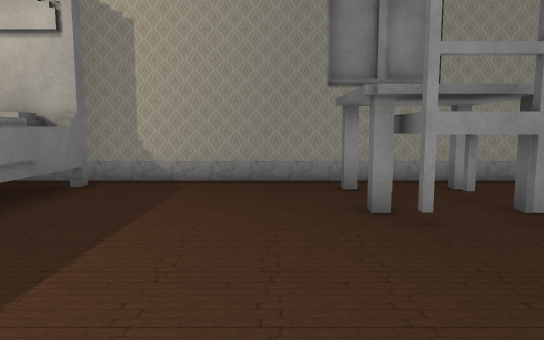
View 1 (above)

19 first-person views from a walk through a Unity game level. The camera is 1.3 m above the floor, tilts 6° down and sees 70° across. The floor is counted in squares, 1 m on a side. Each view is taken from the middle of a square. On the plan, view 1 faces up. The plan holds only what a view shows up to about 16 squares ahead; the rest is blank. The player is left out. Some animated figures are not drawn. Some surface patterns are stand-ins.

View 2
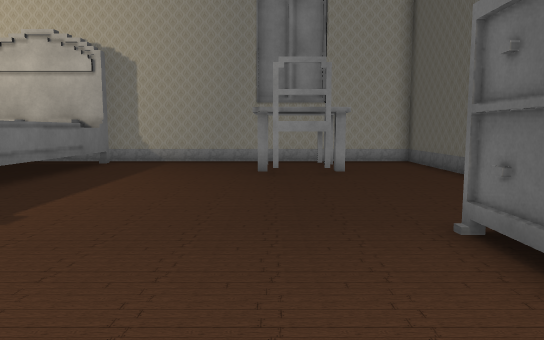

View 3
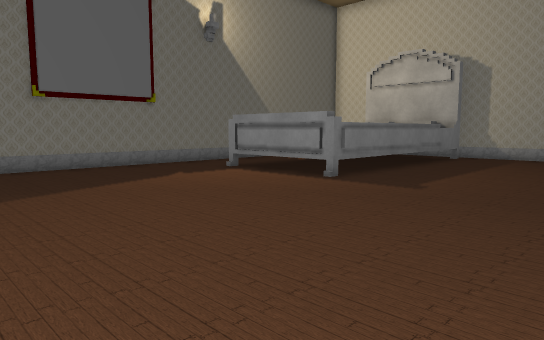

View 4
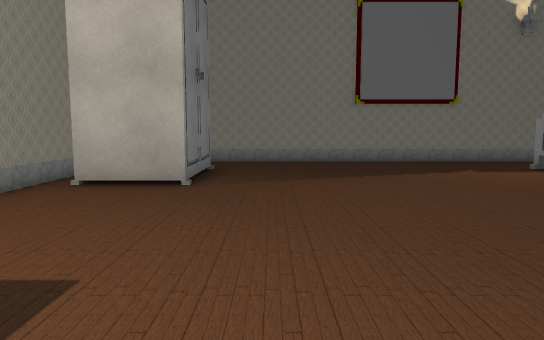

View 5
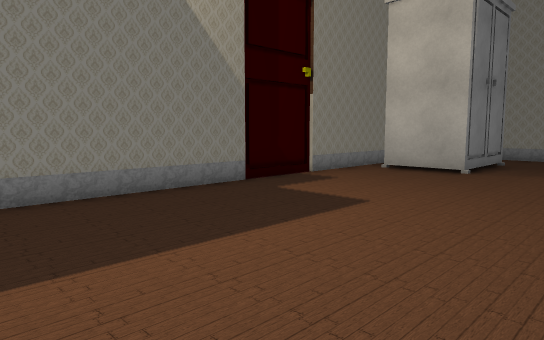

View 6
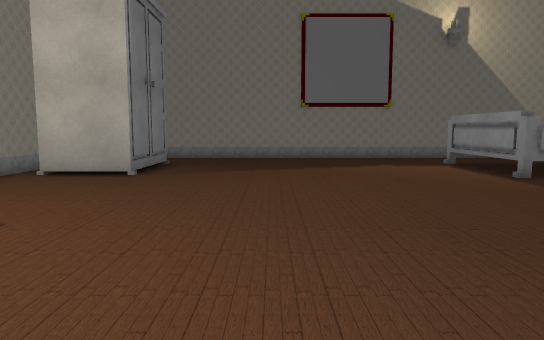

View 7
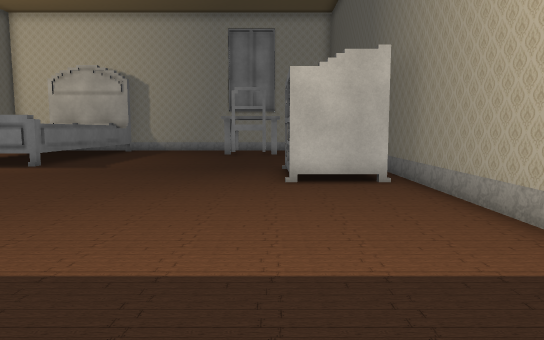

View 8
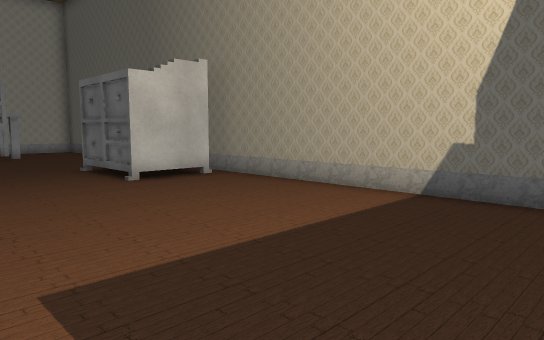

View 9
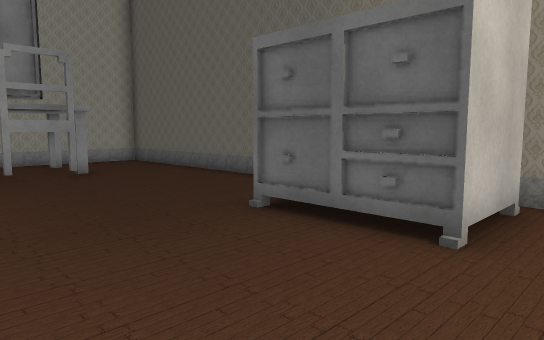

View 10
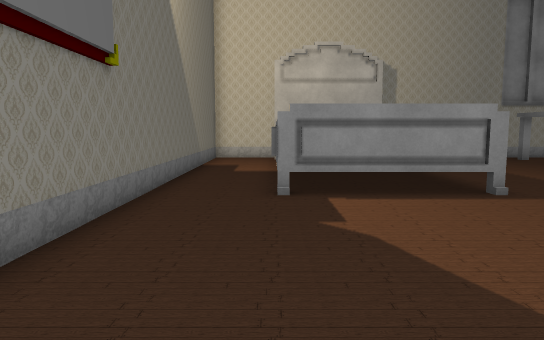

View 11
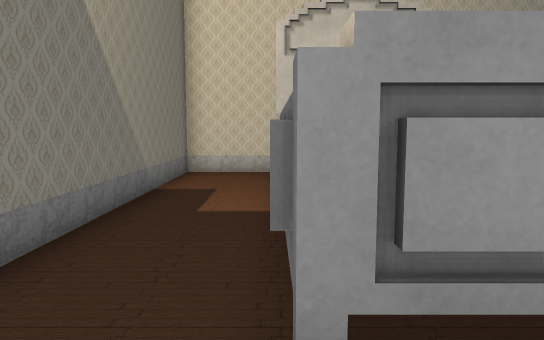

View 12
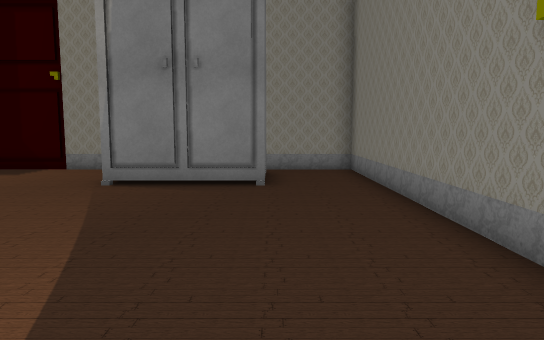

View 13
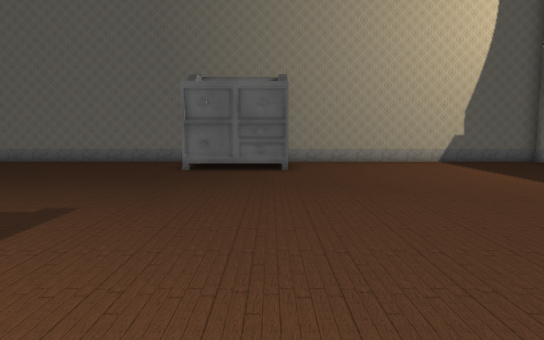

View 14
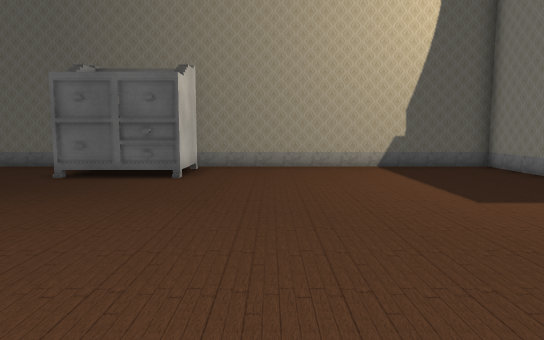

View 15
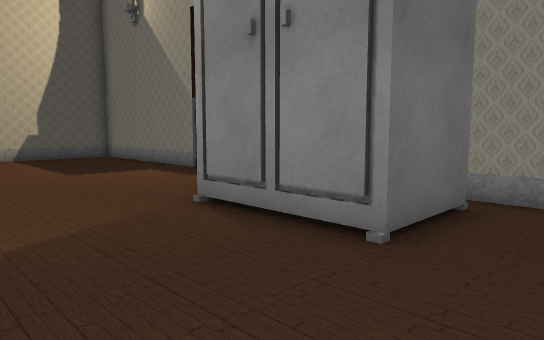

View 16
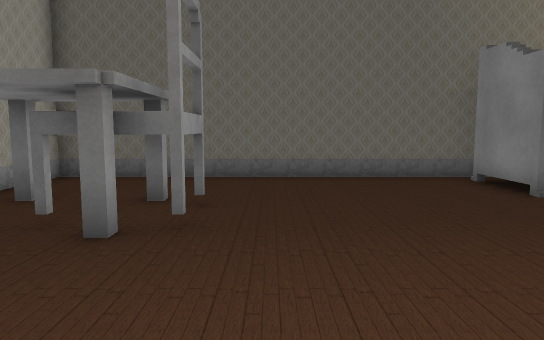

View 17
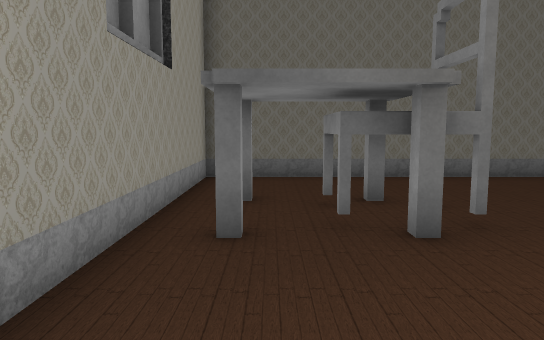

View 18
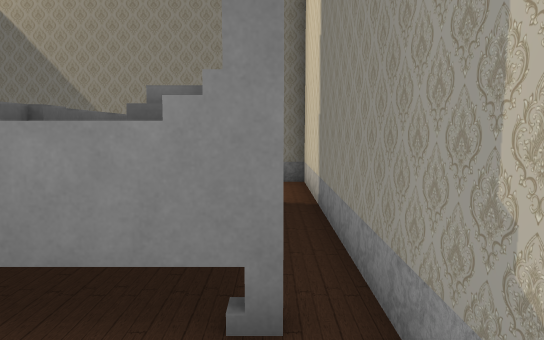

View 19
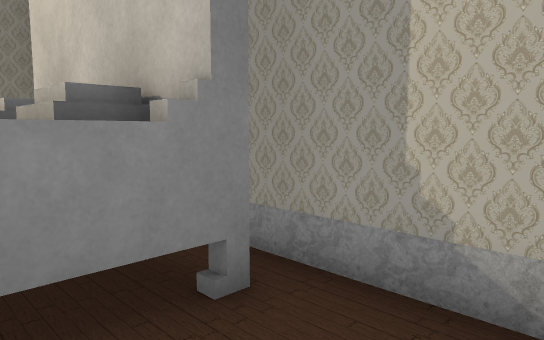

### Floor plan
Key: @ floor where view 1 was taken; # wall or solid block; . floor; ^ raised ledge; T table; C chair; L closet; O other object.
Columns run from 12 left of view 1 to 8 right of it. Each row starts with its distance up from view 1.
 10 #####  ##############
  9 #..######.....T T...#
  8 #..^^^^^^.....T.T...#
  7 #..^ ^^^^.....CCC...#
  6 #..^    ^.....T T...#
  5 #..^    ^.....CC....#
  4 #..^    ^...........#
  3 #..^    ^...........#
  2 #..^    ^...........#
  1 #..^    ^...........#
  0 #..^^^^^^...@.......#
 -1 #................OOO#
 -2 #................O O#
 -3 #................O O#
 -4 #................OOO#
 -5 #...................#
 -6 #...................#
 -7 #...................#
 -8 #...................#
 -9 #...................#
-10 #...................#
-11 #..LLLLL............#
-12 #..L   L............#
-13 #..L   L............#
-14 #...L  L............#
-15 #####################

Positions as (right, up) in squares from view 1, and headings:
1: (0, 0), facing up
2: (2, -6), facing up
3: (2, -9), facing up-left
4: (4, -9), facing left
5: (7, -7), facing down-left
6: (6, -7), facing left
7: (4, -14), facing up
8: (0, -14), facing up-right
9: (0, -6), facing up-right
10: (-9, -8), facing up
11: (-9, -2), facing up
12: (-9, -2), facing down
13: (-8, -4), facing right
14: (-6, -7), facing right
15: (-11, -7), facing down-right
16: (-3, 4), facing right
17: (-3, 8), facing right
18: (-2, 9), facing left
19: (-2, 7), facing up-left
